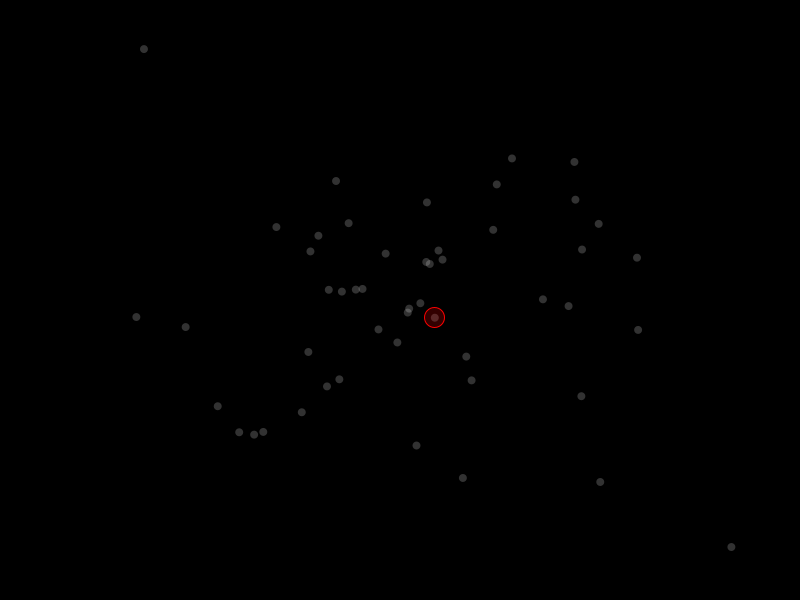
Frame 1 (no input)
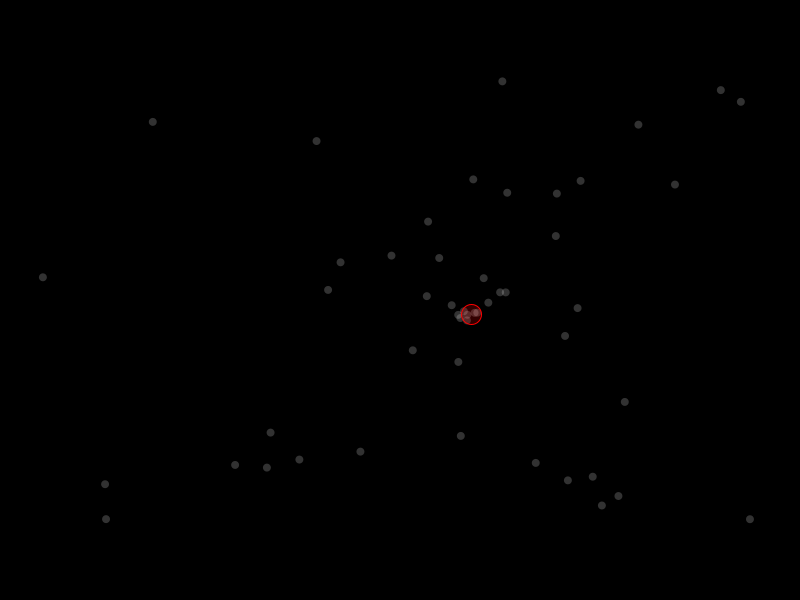
Frame 60 (the mouse pressed at the canvas centre just before this capture)
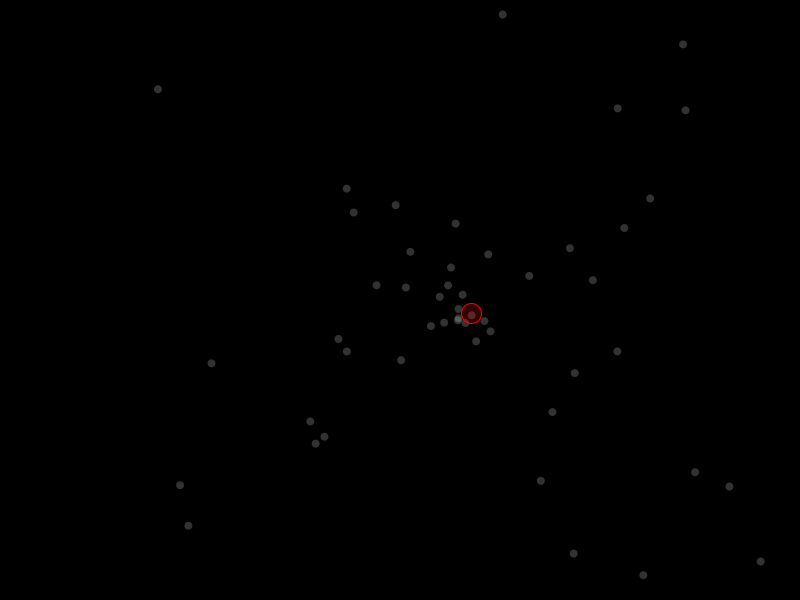
Frame 120 (the mouse held since frame 60 and released just before this capture)

The Processing sketch that drew these frames (run headless with seeded random() and noise(); from frame 60 on, the mouse is pressed at the canvas centre):

// Processing sketch: sketch_Particles
// ── sketch_Particles.pde
class Particle {
  PVector position;
  PVector velocity;
  PVector best;
  float fitness;

  Particle(float x, float y) {
    position = new PVector(x, y);
    velocity = new PVector(random(-1, 1), random(-1, 1));
    best = position.copy();
    fitness = fitnessFunction(x, y);
  }

  void update(PVector globalBest) {
    PVector personalBest = best.copy();
    if (fitness < fitnessFunction(best.x, best.y)) {
      personalBest = position.copy();
    }
    
    PVector globalDir = PVector.sub(globalBest, position);
    PVector personalDir = PVector.sub(personalBest, position);

    velocity.add(globalDir.mult(random(0, 1)));
    velocity.add(personalDir.mult(random(0, 1)));
    position.add(velocity);
    
    if (position.x < 0 || position.x > width || position.y < 0 || position.y > height) {
      position = new PVector(random(width), random(height));
      velocity = new PVector(random(-1, 1), random(-1, 1));
    }

    float newFitness = fitnessFunction(position.x, position.y);
    if (newFitness < fitness) {
      best = position.copy();
      fitness = newFitness;
    }
  }

  void display() {
    noStroke();
    fill(255, 50);
    ellipse(position.x, position.y, 8, 8);
  }
}

ArrayList<Particle> particles = new ArrayList<Particle>();
PVector globalBest;
int numParticles = 50;

void setup() {
  size(800, 600);
  globalBest = new PVector(width/2, height/2);

  for (int i = 0; i < numParticles; i++) {
    particles.add(new Particle(random(width), random(height)));
  }
}

void draw() {
  background(0);

  for (Particle p : particles) {
    p.update(globalBest);
    p.display();
  }

  for (Particle p : particles) {
    if (fitnessFunction(p.position.x, p.position.y) < fitnessFunction(globalBest.x, globalBest.y)) {
      globalBest = p.position.copy();
    }
  }

  stroke(255, 0, 0);
  fill(255, 0, 0, 50);
  ellipse(globalBest.x, globalBest.y, 20, 20);
}

float fitnessFunction(float x, float y) {
  return (sin(x/100) + cos(y/100)) * 100;
}
